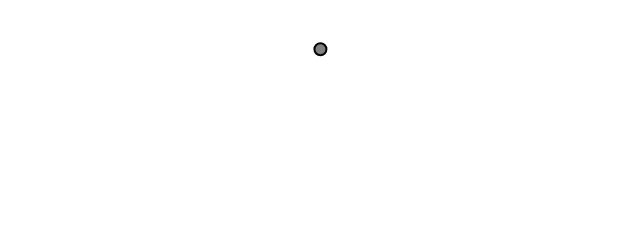
Frame 1 (no input)
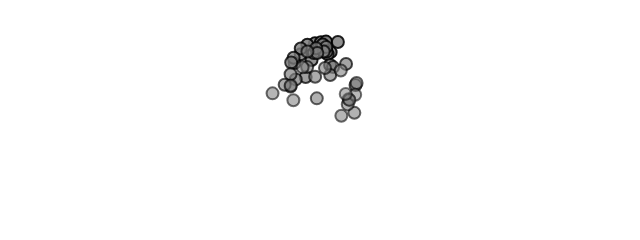
Frame 60 (no input)
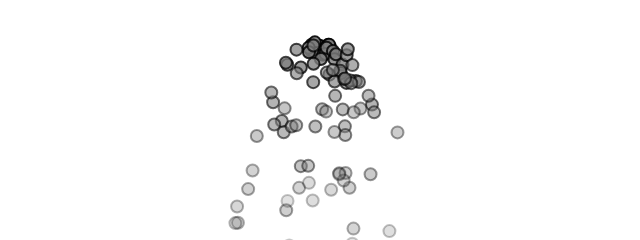
Frame 120 (the mouse pressed at the canvas centre since frame 60)

The p5.js sketch that drew these frames (run headless with seeded random() and noise() and a simulated clock; from frame 60 on, the mouse is pressed at the canvas centre):

// p5.js sketch
// ── sketch.js
// The Nature of Code
// Daniel Shiffman
// http://natureofcode.com

let particles = [];

function setup() {
  createCanvas(640, 240);
}

function draw() {
  background(255);
  particles.push(new Particle(width / 2, 50));

  // Looping through backwards to delete
  for (let i = particles.length - 1; i >= 0; i--) {
    var p = particles[i];
    p.run();
    if (p.isDead()) {
      //remove the particle
      particles.splice(i, 1);
    }
  }
}


// ── particle.js
// The Nature of Code
// Daniel Shiffman
// http://natureofcode.com

// Simple Particle System

// A simple Particle class

class Particle {

  constructor(x, y) {
    this.position = createVector(x, y);
    this.acceleration = createVector(0, 0.05);
    this.velocity = createVector(random(-1, 1), random(-1, 0));
    this.lifespan = 255.0;
  }

  run() {
    this.update();
    this.show();
  }

  // Method to update position
  update() {
    this.velocity.add(this.acceleration);
    this.position.add(this.velocity);
    this.lifespan -= 2;
  }

  // Method to display
  show() {
    stroke(0, this.lifespan);
    strokeWeight(2);
    fill(127, this.lifespan);
    circle(this.position.x, this.position.y, 12);
  }

  // Is the particle still useful?
  isDead() {
    if (this.lifespan < 0.0) {
      return true;
    } else {
      return false;
    }
  }
}
